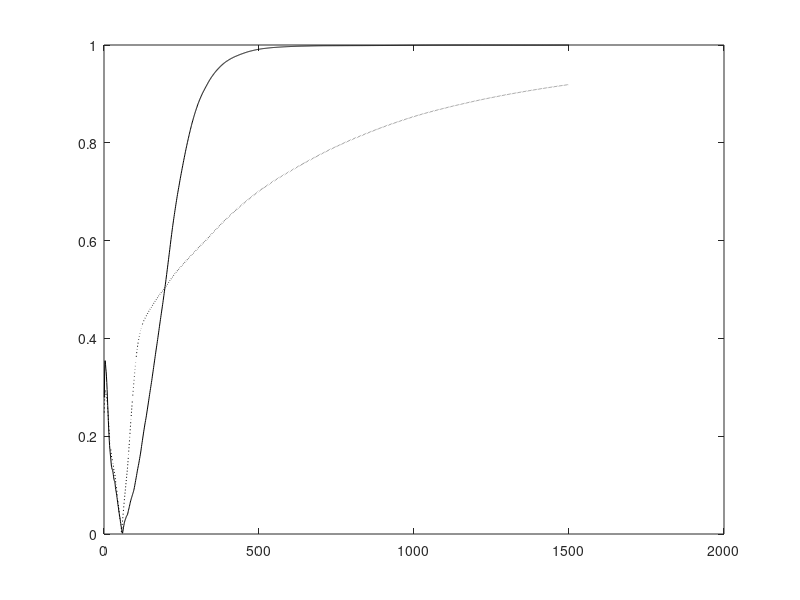

Here is the MATLAB script that generated this plot: (Note: this script raises an error after producing the figure.)
% This code is written to support the experiments in the book titled:
% Adaptive Machine Learning Algorithms with Python
% by
% Chanchal Chatterjee
% December 2021
% AL2 - Comparison of Adaptive EVD Homogeneous, Deflated, Weighted

function evdTest;

clear all; close all; 

% Number of samples N and dimension D
nSamples = 500;
nDim = 10;
nEA = 4;
nEpochs = 3;
randn('state',0);

% Generate the covX random matrices
covX = 3*...
[ 0.4270   0.0110  -0.0050  -0.0250   0.0890  -0.0790  -0.0190   0.0740   0.0890   0.0050 ; ...
  0.0110   5.6900  -0.0690  -0.2820  -0.7310   0.0900  -0.1240   0.1000   0.4320  -0.1030 ; ...
 -0.0050  -0.0690   0.0800   0.0980   0.0450  -0.0410   0.0230   0.0220  -0.0350   0.0120 ; ...
 -0.0250  -0.2820   0.0980   2.8000  -0.1070   0.1500  -0.1930   0.0950  -0.2260   0.0460 ; ...
  0.0890  -0.7310   0.0450  -0.1070   3.4400   0.2530   0.2510   0.3160   0.0390  -0.0100 ; ...
 -0.0790   0.0900  -0.0410   0.1500   0.2530   2.2700  -0.1800   0.2950  -0.0390  -0.1130 ; ...
 -0.0190  -0.1240   0.0230  -0.1930   0.2510  -0.1800   0.3270   0.0270   0.0260  -0.0160 ; ...
  0.0740   0.1000   0.0220   0.0950   0.3160   0.2950   0.0270   0.7270  -0.0960  -0.0170 ; ...
  0.0890   0.4320  -0.0350  -0.2260   0.0390  -0.0390   0.0260  -0.0960   0.7150  -0.0090 ; ...
  0.0050  -0.1030   0.0120   0.0460  -0.0100  -0.1130  -0.0160  -0.0170  -0.0090   0.0650 ];
    
% Compute data
[V1,D1] = eig(covX);
[d,in] = sort(diag(D1));
V = zeros(nDim,nDim);
D = zeros(nDim,nDim);
for i = 1 : nDim
   V(:,i) = V1(:,in(nDim+1-i));
   D(i,i) = D1(in(nDim+1-i),in(nDim+1-i));
end
x(1:nDim,1:nSamples) = V*sqrt(D)*randn(nDim,nSamples);

% Compute Corrl matrix and eigen vectors
corX = zeros(nDim,nDim);
for i = 1 : nSamples
   corX = corX + x(:,i)*x(:,i)'/nSamples;
end
[V1,D1] = eig(corX);
[d,in] = sort(diag(D1));
V = zeros(nDim,nDim);
D = zeros(nDim,nDim);
for i = 1 : nDim
   V(:,i) = V1(:,in(nDim+1-i));
   D(i,i) = D1(in(nDim+1-i),in(nDim+1-i));
end
%corX
V(:,1:nEA)
diag(D)'

% Adaptive algorithm
A = zeros(nDim,nDim);
W1 = 0.1 * ones(nDim,nEA);
W2 = W1;
W3 = W1;
C  = diag(2.3-0.3*[1:nEA])
I  = eye(nEA,nEA);
mu = 1;
for epoch = 1 : nEpochs
   for iter = 1 : nSamples
      cnt = nSamples*(epoch-1) + iter;
      
      A = A + (1.0/cnt)*((x(:,iter) * x(:,iter)') - A);
      etat1 = 1.0/(125 + cnt);
      etat2 = 1.0/(400 + cnt);
      
      % Homogeneous Gradient Descent
      W1 = W1 + etat1*(A*W1 - 0.5*W1*(W1'*A*W1) - 0.5*A*W1*(W1'*W1) - 0.5*mu*W1*(W1'*W1-I));
      
      % Deflated Gradient Descent
      W2 = W2 + etat1*(A*W2 - 0.5*W2*triu(W2'*A*W2) - 0.5*A*W2*triu(W2'*W2) - 0.5*mu*W2*triu(W2'*W2-I));
      
      % Weighted Gradient Descent
      W3 = W3 + etat2*(A*W3*C - 0.5*W3*C*(W3'*A*W3) - 0.5*A*W3*C*(W3'*W3) - 0.5*mu*W3*C*(W3'*W3-I));
      
      for i = 1 : nEA      
      	u1 = W1(:,i)/norm(W1(:,i));
      	u2 = W2(:,i)/norm(W2(:,i));
      	u3 = W3(:,i)/norm(W3(:,i));
      	cos_t1(i,cnt) = abs(u1'*V(:,i));
        cos_t2(i,cnt) = abs(u2'*V(:,i));
        cos_t3(i,cnt) = abs(u3'*V(:,i));
      end
      ind(cnt) = cnt;
   end
end

W1byNorm = W1*sqrt(inv(diag(diag(W1'*W1))))
V1to4 = V(:,1:nEA)
W2byNorm = W2*sqrt(inv(diag(diag(W2'*W2))))
V1to4 = V(:,1:nEA)
W3byNorm = W3*sqrt(inv(diag(diag(W3'*W3))))
V1to4 = V(:,1:nEA)

W1W1 = (W1'*W1)
W2W2 = (W2'*W2)
W3W3 = (W3'*W3)

EstL1 = (diag(W1'*A*W1) ./ diag(W1'*W1))'
EstL2 = (diag(W2'*A*W2) ./ diag(W2'*W2))'
EstL3 = (diag(W3'*A*W3) ./ diag(W3'*W3))'
ActL  = diag(D(:,1:nEA))'

% ALL PLOTS

if (1)
   
% Plot the convergence results
figure(1);
plot(ind,cos_t2(1,:),'k-'); hold on;
plot(ind,cos_t3(1,:),'k:'); hold on;
legend('Deflated','Weighted',0);
xlabel('Number of Samples');
ylabel('Direction Cosine - Component 1');
hold off;

% Plot the convergence results
figure(2);
plot(ind,cos_t2(2,:),'k-'); hold on;
plot(ind,cos_t3(2,:),'k:'); hold on;
legend('Deflated','Weighted',0);
xlabel('Number of Samples');
ylabel('Direction Cosine - Component 2');
hold off;

% Plot the convergence results
figure(3);
plot(ind,cos_t2(3,:),'k-'); hold on;
plot(ind,cos_t3(3,:),'k:'); hold on;
legend('Deflated','Weighted',0);
xlabel('Number of Samples');
ylabel('Direction Cosine - Component 3');
hold off;

% Plot the convergence results
figure(4);
plot(ind,cos_t2(4,:),'k-'); hold on;
plot(ind,cos_t3(4,:),'k:'); hold on;
legend('Deflated','Weighted',0);
xlabel('Number of Samples');
ylabel('Direction Cosine - Component 4');
hold off;

else

% Plot the convergence results
figure(1);
plot(ind,cos_t1(1,:),'r:'); hold on;
plot(ind,cos_t2(1,:),'g-'); hold on;
plot(ind,cos_t3(1,:),'b--'); hold on;
legend('Symmetric','Deflated','Weighted',0);
xlabel('Number of Samples');
ylabel('Direction Cosine - Component 1');
hold off;

% Plot the convergence results
figure(2);
plot(ind,cos_t1(2,:),'r:'); hold on;
plot(ind,cos_t2(2,:),'g-'); hold on;
plot(ind,cos_t3(2,:),'b--'); hold on;
legend('Symmetric','Deflated','Weighted',0);
xlabel('Number of Samples');
ylabel('Direction Cosine - Component 2');
hold off;

% Plot the convergence results
figure(3);
plot(ind,cos_t1(3,:),'r:'); hold on;
plot(ind,cos_t2(3,:),'g-'); hold on;
plot(ind,cos_t3(3,:),'b--'); hold on;
legend('Symmetric','Deflated','Weighted',0);
xlabel('Number of Samples');
ylabel('Direction Cosine - Component 3');
hold off;

% Plot the convergence results
figure(4);
plot(ind,cos_t1(4,:),'r:'); hold on;
plot(ind,cos_t2(4,:),'g-'); hold on;
plot(ind,cos_t3(4,:),'b--'); hold on;
legend('Symmetric','Deflated','Weighted',0);
xlabel('Number of Samples');
ylabel('Direction Cosine - Component 4');
hold off;

end

%keyboard




  
